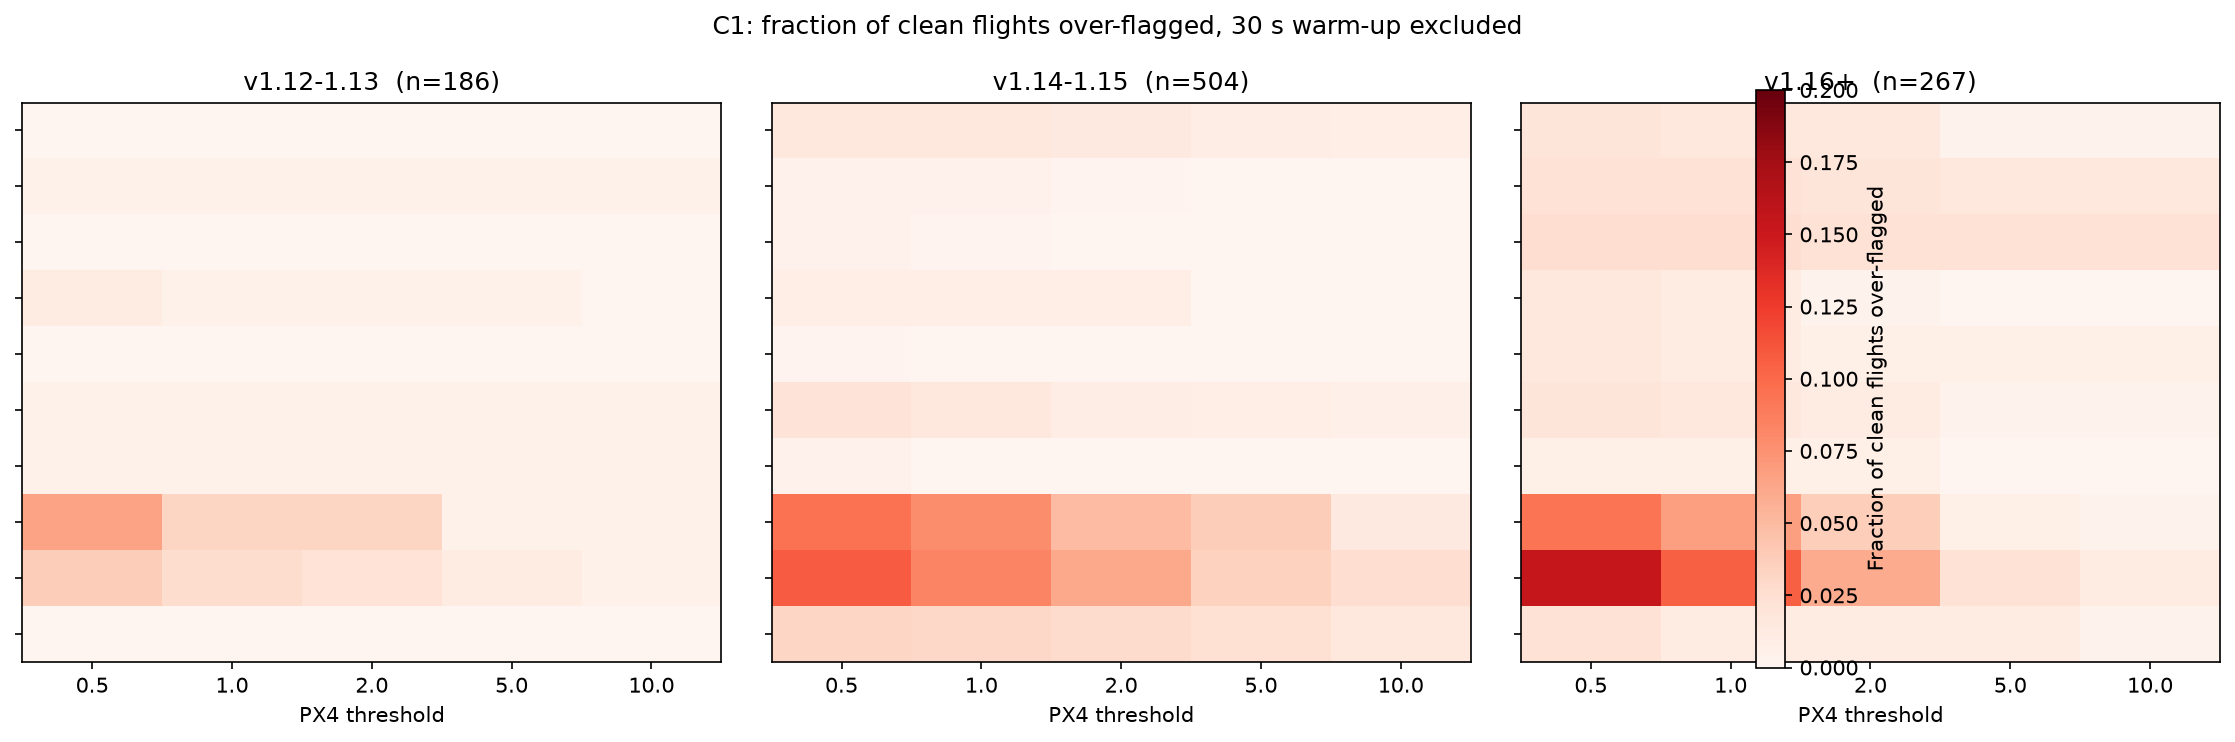

The script that saved this image:
"""
c1_heatmap_clean.py

Regenerate the C1 heatmap on clean flights only.
Same layout as c1_heatmap.py: ratios on y, thresholds on x, one panel per
firmware band.
"""
import os
import numpy as np
import pandas as pd
import pyarrow.parquet as pq
import matplotlib
matplotlib.use("Agg")
import matplotlib.pyplot as plt

ANALYSIS_CSV = "analysis_set_with_log_scores.csv"
SATFRAC_CSV = "analysis_set_with_satfrac.csv"

RATIOS = [
    "baro_vpos",
    "gps_hpos[0]", "gps_hpos[1]",
    "gps_hvel[0]", "gps_hvel[1]",
    "gps_vpos", "gps_vvel",
    "heading",
    "mag_field[0]",
    "hagl",
]

THRESHOLDS = [0.5, 1.0, 2.0, 5.0, 10.0]
WARMUP_S = 30.0
BANDS = ["v1.12-1.13", "v1.14-1.15", "v1.16+"]


def logdir_for(log_id):
    for d in ["pilot_2270", "pilot_extra"]:
        p = os.path.join(d, "logs", log_id)
        if os.path.isdir(p):
            return p
    return None


def load_analysis():
    a = pd.read_csv(ANALYSIS_CSV)
    if "sat_frac" in a.columns:
        a["_sat_frac"] = a["sat_frac"]
    elif "sat_frac_recomputed" in a.columns:
        a["_sat_frac"] = a["sat_frac_recomputed"]
    else:
        s = pd.read_csv(SATFRAC_CSV)
        col = "sat_frac_recomputed" if "sat_frac_recomputed" in s.columns else "sat_frac"
        a = a.merge(s[["log_id", col]].rename(columns={col: "_sat_frac"}),
                    on="log_id", how="left")
    return a


def compute_tripped(df):
    return (
        (df["failsafe_frac"] > 0)
        | (df["nav_state_forbidden_frac"] > 0)
        | (df["filter_fault_flags_frac"] > 0)
        | (df["landed_at_end"] == False)
        | (df["_sat_frac"] > 0.05)
    )


def main():
    a = load_analysis()
    a["_tripped"] = compute_tripped(a).values
    clean = a[~a["_tripped"]].copy()
    print(f"clean flights: {len(clean)}")

    per_flight = []
    for i, row in clean.iterrows():
        d = logdir_for(row["log_id"])
        if d is None:
            continue
        p = os.path.join(d, "estimator_innovation_test_ratios.parquet")
        if not os.path.exists(p):
            continue
        t = pq.read_table(p)
        if "timestamp" not in t.column_names:
            continue
        ts = t["timestamp"].to_numpy(zero_copy_only=False).astype(np.float64)
        if len(ts) < 2:
            continue
        keep = (ts - ts[0]) / 1e6 >= WARMUP_S
        if keep.sum() < 10:
            continue
        rec = {"log_id": row["log_id"], "band": row["band"]}
        for r in RATIOS:
            if r not in t.column_names:
                continue
            arr = t[r].to_numpy(zero_copy_only=False).astype(np.float64)[keep]
            arr = arr[np.isfinite(arr)]
            if len(arr) == 0:
                continue
            for thr in THRESHOLDS:
                rec[f"rate_{r}_{thr}"] = float((arr > thr).mean())
        per_flight.append(rec)
        if (i + 1) % 200 == 0:
            print(f"  {i+1}/{len(clean)}")

    pdf = pd.DataFrame(per_flight)
    print(f"processed: {len(pdf)}")

    fig, axes = plt.subplots(1, 3, figsize=(15, 5), sharey=True)
    for ax, band in zip(axes, BANDS):
        sub = pdf[pdf["band"] == band]
        M = np.zeros((len(RATIOS), len(THRESHOLDS)))
        for ri, r in enumerate(RATIOS):
            for ti, thr in enumerate(THRESHOLDS):
                col = f"rate_{r}_{thr}"
                if col in sub.columns and len(sub) > 0:
                    frac = float((sub[col].fillna(0.0) > 0.05).mean())
                    M[ri, ti] = frac
        im = ax.imshow(M, aspect="auto", cmap="Reds", vmin=0, vmax=0.20)
        ax.set_xticks(range(len(THRESHOLDS)))
        ax.set_xticklabels([str(t) for t in THRESHOLDS])
        ax.set_yticks(range(len(RATIOS)))
        ax.set_yticklabels(RATIOS if band == BANDS[0] else [""] * len(RATIOS))
        ax.set_xlabel("PX4 threshold")
        ax.set_title(f"{band}  (n={len(sub)})")
    fig.colorbar(im, ax=axes, label="Fraction of clean flights over-flagged")
    fig.suptitle("C1: fraction of clean flights over-flagged, 30 s warm-up excluded")
    plt.tight_layout()
    plt.savefig("c1_heatmap_clean.png", dpi=150, bbox_inches="tight")
    print("saved c1_heatmap_clean.png")

    # Also CSV for the table
    rows = []
    for band in BANDS:
        sub = pdf[pdf["band"] == band]
        for r in RATIOS:
            for thr in THRESHOLDS:
                col = f"rate_{r}_{thr}"
                if col in sub.columns and len(sub) > 0:
                    frac = float((sub[col].fillna(0.0) > 0.05).mean())
                    rows.append({"band": band, "ratio": r, "threshold": thr,
                                 "frac_over": frac, "n": len(sub)})
    pd.DataFrame(rows).to_csv("c1_heatmap_clean.csv", index=False)
    print("saved c1_heatmap_clean.csv")


if __name__ == "__main__":
    main()
